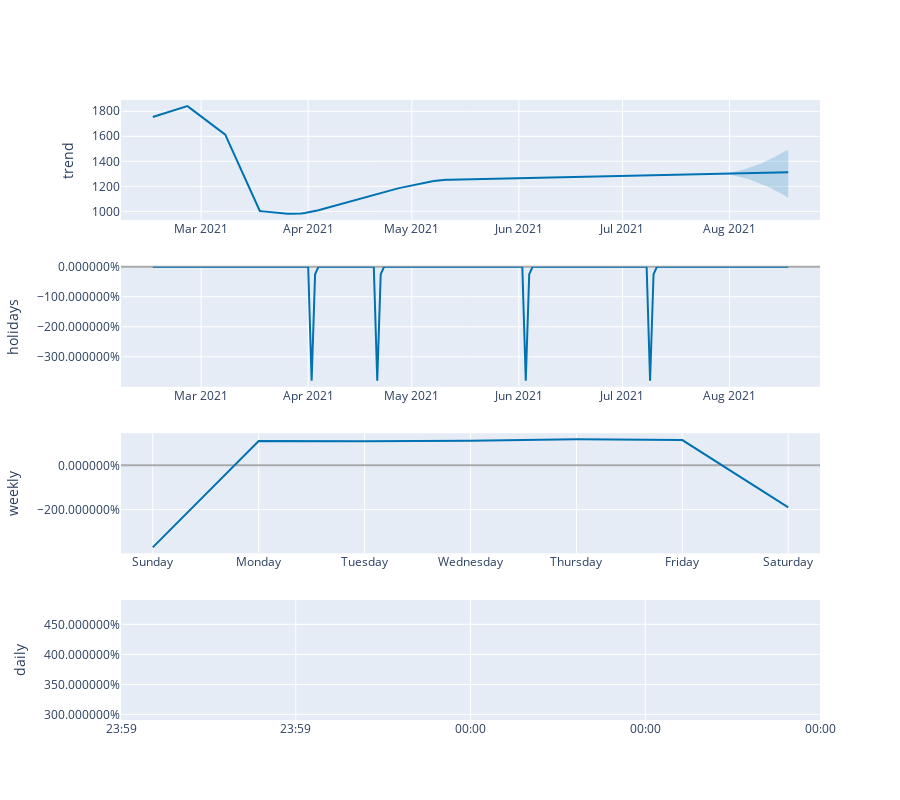

Here is the notebook cell this chart was saved with:
### Code cell
plot_components_plotly(m, forecast)

### Figure 1 — Plotly figure (JSON) as saved in the notebook; plotly's stock layout.template omitted (floating-point values rounded to 4 significant figures; data arrays with more than 128 entries replaced by an {"elided": "..."} marker saying what was removed)
{"data": [{"line": {"color": "#0072B2", "width": 2}, "mode": "lines", "name": "trend", "type": "scatter", "x": {"elided": "185 str values"}, "xaxis": "x", "y": {"elided": "185 float values"}, "yaxis": "y"}, {"line": {"color": "rgba(0, 114, 178, 0.2)", "width": 0}, "mode": "lines", "name": "trend_upper", "type": "scatter", "x": {"elided": "185 str values"}, "xaxis": "x", "y": {"elided": "185 float values"}, "yaxis": "y"}, {"fill": "tonexty", "fillcolor": "rgba(0, 114, 178, 0.2)", "line": {"color": "rgba(0, 114, 178, 0.2)", "width": 0}, "mode": "lines", "name": "trend_lower", "type": "scatter", "x": {"elided": "185 str values"}, "xaxis": "x", "y": {"elided": "185 float values"}, "yaxis": "y"}, {"line": {"color": "#0072B2", "width": 2}, "mode": "lines", "name": "holidays", "text": {"elided": "185 str values"}, "type": "scatter", "x": {"elided": "185 str values"}, "xaxis": "x2", "y": {"elided": "185 float values"}, "yaxis": "y2"}, {"line": {"color": "#0072B2", "width": 2}, "mode": "lines", "name": "weekly", "type": "scatter", "x": ["2017-01-01T00:00:00", "2017-01-02T00:00:00", "2017-01-03T00:00:00", "2017-01-04T00:00:00", "2017-01-05T00:00:00", "2017-01-06T00:00:00", "2017-01-07T00:00:00"], "xaxis": "x3", "y": [-3.707, 1.094, 1.084, 1.112, 1.178, 1.139, -1.901], "yaxis": "y3"}, {"line": {"color": "#0072B2", "width": 2}, "mode": "lines", "name": "daily", "type": "scatter", "x": ["2017-01-01T00:00:00"], "xaxis": "x4", "y": [3.907], "yaxis": "y4"}], "layout": {"height": 800, "showlegend": false, "width": 900, "xaxis": {"anchor": "y", "domain": [0, 1], "range": ["2021-02-05T19:12:00", "2021-08-27T04:48:00"], "type": "date"}, "xaxis2": {"anchor": "y2", "domain": [0, 1], "range": ["2021-02-05T19:12:00", "2021-08-27T04:48:00"], "type": "date"}, "xaxis3": {"anchor": "y3", "domain": [0, 1], "range": ["2016-12-31T16:48:00", "2017-01-07T07:12:00"], "tickformat": "%A", "type": "date"}, "xaxis4": {"anchor": "y4", "domain": [0, 1], "range": ["2017-01-01T00:00:00", "2017-01-01T00:00:00"], "tickformat": "%H:%M", "type": "date"}, "yaxis": {"anchor": "x", "domain": [0.8063, 1], "rangemode": "normal", "title": {"text": "trend"}, "zerolinecolor": "#AAA"}, "yaxis2": {"anchor": "x2", "domain": [0.5375, 0.7312], "hoverformat": ".2%", "rangemode": "tozero", "tickformat": "%", "title": {"text": "holidays"}, "zerolinecolor": "#AAA"}, "yaxis3": {"anchor": "x3", "domain": [0.2687, 0.4625], "hoverformat": ".2%", "tickformat": "%", "title": {"text": "weekly"}, "zerolinecolor": "#AAA"}, "yaxis4": {"anchor": "x4", "domain": [0, 0.1938], "hoverformat": ".2%", "tickformat": "%", "title": {"text": "daily"}, "zerolinecolor": "#AAA"}}}
